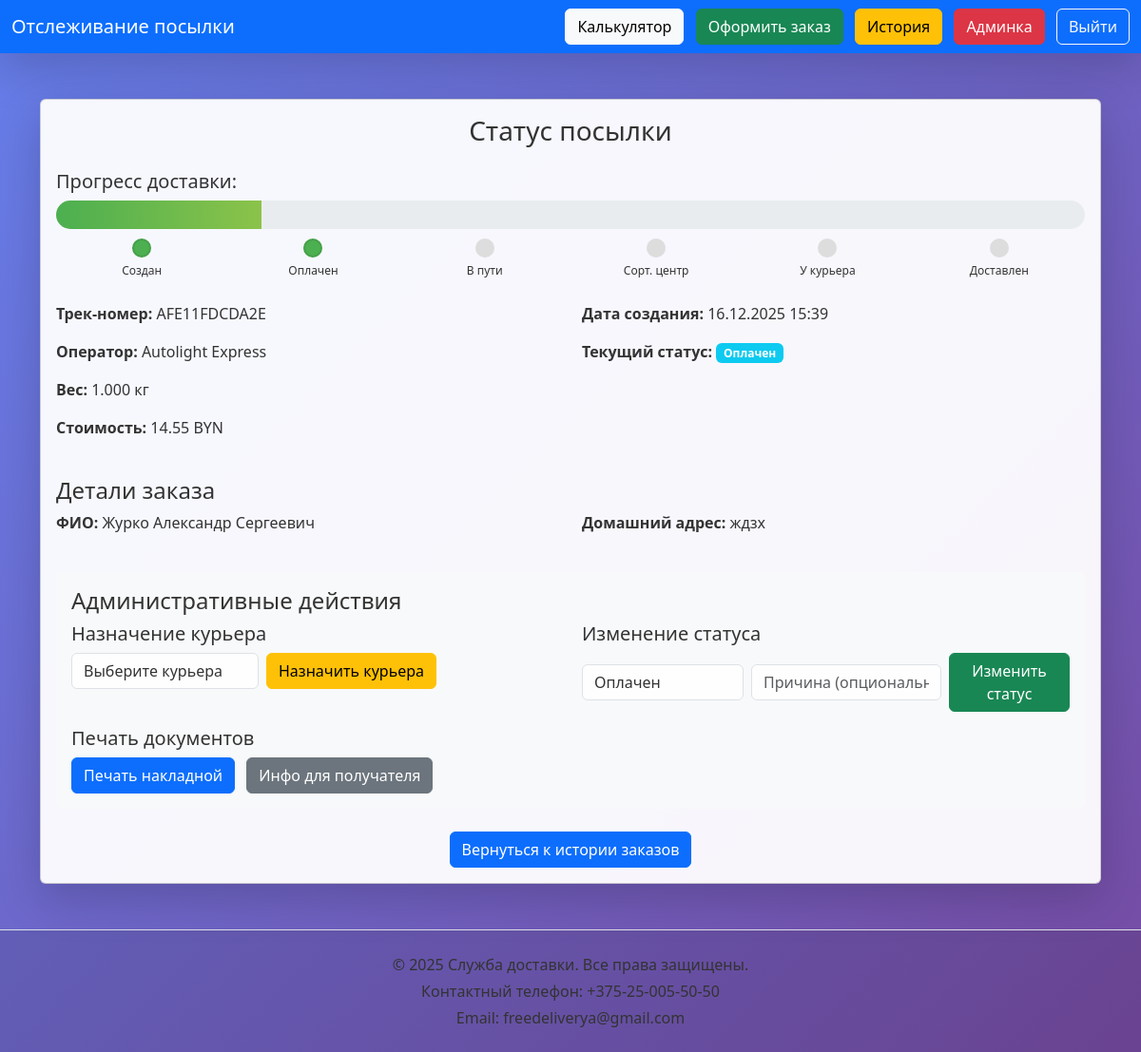
The page /track.php?track=AFE11FDCDA2E (signed in) on the database its author committed.
### tables this page shows
CREATE TABLE `orders` (
  `id` int(11) NOT NULL,
  `user_id` int(11) DEFAULT NULL,
  `carrier_id` int(11) DEFAULT NULL,
  `from_office` int(11) DEFAULT NULL,
  `to_office` int(11) DEFAULT NULL,
  `weight` decimal(8,3) DEFAULT NULL,
  `cost` decimal(10,2) DEFAULT NULL,
  `delivery_hours` decimal(8,2) DEFAULT NULL,
  `track_number` varchar(20) DEFAULT NULL,
  `created_at` datetime DEFAULT current_timestamp(),
  `payment_status` varchar(20) DEFAULT 'pending',
  `tracking_status` varchar(50) DEFAULT 'created',
  `full_name` varchar(255) DEFAULT NULL,
  `home_address` text DEFAULT NULL,
  `pickup_city` varchar(100) DEFAULT NULL,
  `pickup_address` text DEFAULT NULL,
  `delivery_city` varchar(100) DEFAULT NULL,
  `delivery_address` text DEFAULT NULL,
  `desired_date` date DEFAULT NULL,
  `insurance` tinyint(1) DEFAULT 0,
  `packaging` tinyint(1) DEFAULT 0,
  `fragile` tinyint(1) DEFAULT 0,
  `payment_method` varchar(50) DEFAULT 'cash',
  `comment` text DEFAULT NULL,
  `recipient_name` varchar(255) DEFAULT NULL,
  `recipient_address` text DEFAULT NULL,
  `courier_id` int(11) DEFAULT NULL
);

CREATE TABLE `carriers` (
  `id` int(11) NOT NULL,
  `name` varchar(100) NOT NULL,
  `color` varchar(7) NOT NULL,
  `max_weight` decimal(6,2) NOT NULL,
  `base_cost` decimal(8,2) NOT NULL,
  `cost_per_kg` decimal(8,3) NOT NULL,
  `cost_per_km` decimal(8,4) NOT NULL,
  `speed_kmh` decimal(6,2) NOT NULL,
  `description` text DEFAULT NULL
);

### track.php (the view, shortened to what this page needs)
<?php
require 'db.php';
$track = $_GET['track'] ?? '';
$order = $db->prepare("SELECT o.*, c.name as carrier_name FROM orders o LEFT JOIN carriers c ON o.carrier_id=c.id WHERE o.track_number=?");
$order->execute([$track]);
$order = $order->fetch();
$status_stages = [
    'created' => ['name' => 'Создан', 'description' => 'Заказ создан'],
    'paid' => ['name' => 'Оплачен', 'description' => 'Заказ оплачен'],
    'in_transit' => ['name' => 'В пути', 'description' => 'Посылка в пути'],
    'sort_center' => ['name' => 'Сорт. центр', 'description' => 'Посылка в сортировочном центре'],
    'out_for_delivery' => ['name' => 'У курьера', 'description' => 'Посылка у курьера в пути'],
    'delivered' => ['name' => 'Доставлен', 'description' => 'Заказ доставлен']
];
$special_status = [
    'delayed' => ['name' => 'Задерживается', 'description' => 'Возможна задержка доставки'],
    'returned' => ['name' => 'Возвращен', 'description' => 'Заказ возвращен отправителю'],
    'cancelled' => ['name' => 'Отменен', 'description' => 'Заказ отменен']
];
$current_status = $order['tracking_status'] ?? 'created';
$is_special_status = isset($special_status[$current_status]);
if (!$is_special_status) {
    $status_keys = array_keys($status_stages);
    $current_index = array_search($current_status, $status_keys);
    $progress_percentage = ($current_index / (count($status_keys) - 1)) * 100;
} else {
    $progress_percentage = 0;
}
?>
<!DOCTYPE html>
<html lang="ru">
<head>
    <link href="https://cdn.jsdelivr.net/npm/bootstrap@5.3.3/dist/css/bootstrap.min.css" rel="stylesheet">
    <link href="assets/css/style.css" rel="stylesheet">
</head>
<body>
<nav class="navbar navbar-dark bg-primary shadow-lg">
    <div class="container-fluid">
        <a class="navbar-brand">Отслеживание посылки</a>
        <div>
            <a href="calculator.php" class="btn btn-light me-2">Калькулятор</a>
            <a href="order_form.php" class="btn btn-success me-2">Оформить заказ</a>
            <a href="history.php" class="btn btn-warning me-2">История</a>
            <?php if($_SESSION['user']['role']==='admin'): ?><a href="admin/index.php" class="btn btn-danger me-2">Админка</a><?php endif; ?>
            <a href="logout.php" class="btn btn-outline-light">Выйти</a>
        </div>
    </div>
</nav>
<div class="container mt-5">
    <div class="card shadow-lg">
        <div class="card-body">
            <h3 class="text-center">Статус посылки</h3>
            <div class="mt-4">
                <h5>Прогресс доставки:</h5>
                <?php if ($current_status === 'out_for_delivery'): ?>
                    <div class="alert alert-info">
                        <strong>Ожидание подтверждения курьера:</strong>
                        Заказ находится у курьера. Ожидается подтверждение доставки или получения в сортировочном центре.
                    </div>
                <?php else: ?>
                    <div class="status-bar">
                        <div class="status-progress" style="width: <?= $progress_percentage ?>%;"></div>
                    </div>
                    <div class="status-indicators">
                        <?php foreach($status_keys as $index => $status_key): ?>
                            <div class="status-indicator">
                                <div class="status-dot
                                    <?php
                                    if ($index < $current_index) echo 'completed';
                                    elseif ($index == $current_index) echo 'active';
                                    ?>">
                                </div>
                                <div class="status-label"><?= htmlspecialchars($status_stages[$status_key]['name']) ?></div>
                            </div>
                        <?php endforeach; ?>
                    </div>
                <?php endif; ?>
            </div>
            <div class="row mt-4">
                <div class="col-md-6">
                    <p><strong>Трек-номер:</strong> <?= htmlspecialchars($order['track_number']) ?></p>
                    <p><strong>Оператор:</strong> <?= htmlspecialchars($order['carrier_name'] ?? 'Н/Д') ?></p>
                    <p><strong>Вес:</strong> <?= $order['weight'] ?> кг</p>
                    <p><strong>Стоимость:</strong> <?= $order['cost'] ?> BYN</p>
                </div>
                <div class="col-md-6">
                    <p><strong>Дата создания:</strong> <?= date('d.m.Y H:i', strtotime($order['created_at'])) ?></p>
                    <p><strong>Текущий статус:</strong>
                        <span class="badge bg-info"><?= htmlspecialchars($is_special_status ? $special_status[$current_status]['name'] : $status_stages[$current_status]['name']) ?></span>
                    </p>
                </div>
            </div>
            <?php if(isset($order['full_name']) && $order['full_name'] || isset($order['pickup_city']) && $order['pickup_city'] || isset($order['delivery_city']) && $order['delivery_city']): ?>
            <div class="mt-4">
                <h4>Детали заказа</h4>
                <div class="row">
                    <?php if(isset($order['full_name']) && $order['full_name']): ?>
                    <div class="col-md-6">
                        <p><strong>ФИО:</strong> <?= htmlspecialchars($order['full_name']) ?></p>
                    </div>
                    <?php endif; ?>
                    <?php if(isset($order['home_address']) && $order['home_address']): ?>
                    <div class="col-md-6">
                        <p><strong>Домашний адрес:</strong> <?= htmlspecialchars($order['home_address']) ?></p>
                    </div>
                    <?php endif; ?>
                </div>
            </div>
            <?php endif; ?>
            <?php if($_SESSION["user"]["role"] === "admin"): ?>
            <div class="mt-4 p-3 bg-light rounded">
                <h4>Административные действия</h4>
                <div class="row mb-3">
                    <div class="col-md-6">
                        <h5>Назначение курьера</h5>
                        <form method="POST" class="d-flex align-items-center">
                            <select name="courier_id" class="form-select me-2" style="width: auto;">
                                <option value="">Выберите курьера</option>
                            </select>
                            <button type="submit" class="btn btn-warning">Назначить курьера</button>
                        </form>
                    </div>
                    <div class="col-md-6">
                        <h5>Изменение статуса</h5>
                        <form method="POST" class="d-flex align-items-center">
                            <select name="new_status" class="form-select me-2" style="width: auto;">
                                <?php
                                $status_options = [
                                    "created" => "Создан",
                                    "paid" => "Оплачен",
                                    "in_transit" => "В пути",
                                    "sort_center" => "Сорт. центр",
                                    "out_for_delivery" => "У курьера",
                                    "delivered" => "Доставлен",
                                    "delayed" => "Задерживается",
                                    "cancelled" => "Отменен",
                                    "returned" => "Возвращен"
                                ];
                                foreach($status_options as $status_key => $status_name): ?>
                                <option value="<?= $status_key ?>" <?= ($order["tracking_status"] == $status_key) ? "selected" : "" ?>>
                                    <?= $status_name ?>
                                </option>
                                <?php endforeach; ?>
                            </select>
                            <input type="text" name="status_reason" class="form-control me-2" placeholder="Причина (опционально)" style="width: 200px;">
                            <button type="submit" class="btn btn-success">Изменить статус</button>
                        </form>
                    </div>
                </div>
                <div class="row">
                    <div class="col-md-12">
                        <h5>Печать документов</h5>
                        <a href="delivery_receipt.php?order_id=<?= $order["id"] ?>" class="btn btn-primary me-2" target="_blank">Печать накладной</a>
                        <a href="delivery_info.php?order_id=<?= $order["id"] ?>" class="btn btn-secondary" target="_blank">Инфо для получателя</a>
                    </div>
                </div>
            </div>
            <?php endif; ?>
            <div class="text-center mt-4">
                <a href="history.php" class="btn btn-primary">Вернуться к истории заказов</a>
            </div>
        </div>
    </div>
</div>
<footer class="footer mt-5 py-4 bg-light border-top">
    <div class="container text-center">
        <p class="mb-1">&copy; 2025 Служба доставки. Все права защищены.</p>
        <p class="mb-1">Контактный телефон: +375-25-005-50-50</p>
        <p class="mb-0">Email: freedeliverya@gmail.com</p>
    </div>
</footer>
</body>
</html>

### assets/css/style.css (style rules this page uses)
:root { --bg-light: linear-gradient(135deg, #667eea, #764ba2); --bg-dark: linear-gradient(135deg, #0f0f1e, #1a1a2e); --card-light: rgba(255,255,255,0.95); --card-dark: #16213e; --text-light: #333; --text-dark: #e0e0e0; --border-selected: #ffd700; --footer-bg: rgba(0,0,0,0.1); --footer-bg-dark: rgba(0,0,0,0.3); }
body { background: var(--bg-light); color: var(--text-light); min-height: 100vh; display: flex; flex-direction: column; transition: all 0.4s; font-family: 'Segoe UI', sans-serif; }
body, .main-content { flex: 1; display: flex; flex-direction: column; }
.card, .table { background: var(--card-light) !important; color: var(--text-light); }
.form-control, .form-select { background: rgba(255,255,255,0.9); color: #333; }
.footer { background-color: var(--footer-bg) !important; color: var(--text-light) !important; margin-top: auto; }

### track.php (style rules this page uses)
.status-bar { height: 30px; background: #e9ecef; border-radius: 15px; overflow: hidden; position: relative; }
.status-progress { height: 100%; background: linear-gradient(90deg, #4CAF50, #8BC34A); width: 0%; transition: width 0.5s ease; }
.status-indicators { display: flex; justify-content: space-between; margin-top: 10px; }
.status-indicator { text-align: center; flex: 1; }
.status-dot { width: 20px; height: 20px; border-radius: 50%; background: #ddd; margin: 0 auto 5px; }
.status-dot.active { background: #4CAF50; border: 2px solid #45a049; }
.status-dot.completed { background: #4CAF50; border: 2px solid #45a049; }
.status-label { font-size: 12px; }

### rows shown on the page
orders: track_number "AFE11FDCDA2E", carrier.name "Autolight Express", weight "1.000", cost "14.55", created_at "16.12.2025 15:39", tracking_status "Оплачен", full_name "Журко Александр Сергеевич", home_address "ждзх", new_status "Оплачен"

### other values the page prints
$status_stages[$status_key]['name'] "Создан"
$status_stages[$status_key]['name'] "Оплачен"
$status_stages[$status_key]['name'] "В пути"
$status_stages[$status_key]['name'] "Сорт. центр"
$status_stages[$status_key]['name'] "У курьера"
$status_stages[$status_key]['name'] "Доставлен"
